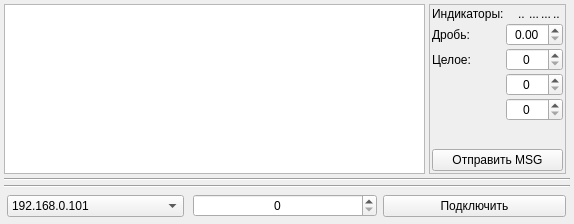
<?xml version="1.0" encoding="UTF-8"?>
<ui version="4.0">
 <class>MainWgt</class>
 <widget class="QWidget" name="MainWgt">
  <property name="geometry">
   <rect>
    <x>0</x>
    <y>0</y>
    <width>574</width>
    <height>224</height>
   </rect>
  </property>
  <property name="windowTitle">
   <string>MainWgt</string>
  </property>
  <layout class="QGridLayout" name="gridLayout_3">
   <property name="leftMargin">
    <number>4</number>
   </property>
   <property name="topMargin">
    <number>4</number>
   </property>
   <property name="rightMargin">
    <number>4</number>
   </property>
   <property name="bottomMargin">
    <number>4</number>
   </property>
   <property name="spacing">
    <number>4</number>
   </property>
   <item row="2" column="0" colspan="3">
    <widget class="Line" name="line">
     <property name="orientation">
      <enum>Qt::Horizontal</enum>
     </property>
    </widget>
   </item>
   <item row="1" column="0" colspan="3">
    <widget class="Line" name="line_2">
     <property name="orientation">
      <enum>Qt::Horizontal</enum>
     </property>
    </widget>
   </item>
   <item row="0" column="0">
    <widget class="QTextEdit" name="Info_textEdit"/>
   </item>
   <item row="0" column="1">
    <widget class="QFrame" name="frame">
     <property name="frameShape">
      <enum>QFrame::StyledPanel</enum>
     </property>
     <property name="frameShadow">
      <enum>QFrame::Raised</enum>
     </property>
     <layout class="QGridLayout" name="gridLayout_4">
      <property name="leftMargin">
       <number>2</number>
      </property>
      <property name="topMargin">
       <number>2</number>
      </property>
      <property name="rightMargin">
       <number>2</number>
      </property>
      <property name="bottomMargin">
       <number>2</number>
      </property>
      <property name="spacing">
       <number>2</number>
      </property>
      <item row="5" column="0">
       <spacer name="verticalSpacer">
        <property name="orientation">
         <enum>Qt::Vertical</enum>
        </property>
        <property name="sizeHint" stdset="0">
         <size>
          <width>20</width>
          <height>40</height>
         </size>
        </property>
       </spacer>
      </item>
      <item row="0" column="0">
       <widget class="QLabel" name="label">
        <property name="text">
         <string>Индикаторы:</string>
        </property>
       </widget>
      </item>
      <item row="0" column="4">
       <widget class="QLabel" name="ind3">
        <property name="maximumSize">
         <size>
          <width>20</width>
          <height>20</height>
         </size>
        </property>
        <property name="text">
         <string>...</string>
        </property>
       </widget>
      </item>
      <item row="0" column="3">
       <widget class="QLabel" name="ind2">
        <property name="maximumSize">
         <size>
          <width>20</width>
          <height>20</height>
         </size>
        </property>
        <property name="text">
         <string>...</string>
        </property>
       </widget>
      </item>
      <item row="4" column="1" colspan="5">
       <widget class="QSpinBox" name="int3_spinBox">
        <property name="alignment">
         <set>Qt::AlignCenter</set>
        </property>
       </widget>
      </item>
      <item row="0" column="5">
       <widget class="QLabel" name="ind4">
        <property name="maximumSize">
         <size>
          <width>20</width>
          <height>20</height>
         </size>
        </property>
        <property name="text">
         <string>..</string>
        </property>
       </widget>
      </item>
      <item row="2" column="1" colspan="5">
       <widget class="QSpinBox" name="int1_spinBox">
        <property name="alignment">
         <set>Qt::AlignCenter</set>
        </property>
       </widget>
      </item>
      <item row="1" column="1" colspan="5">
       <widget class="QDoubleSpinBox" name="num_double">
        <property name="alignment">
         <set>Qt::AlignCenter</set>
        </property>
       </widget>
      </item>
      <item row="3" column="1" colspan="5">
       <widget class="QSpinBox" name="int2_spinBox">
        <property name="alignment">
         <set>Qt::AlignCenter</set>
        </property>
       </widget>
      </item>
      <item row="0" column="2">
       <widget class="QLabel" name="ind1">
        <property name="maximumSize">
         <size>
          <width>20</width>
          <height>20</height>
         </size>
        </property>
        <property name="text">
         <string>..</string>
        </property>
       </widget>
      </item>
      <item row="2" column="0">
       <widget class="QLabel" name="label_6">
        <property name="text">
         <string>Целое:</string>
        </property>
       </widget>
      </item>
      <item row="1" column="0">
       <widget class="QLabel" name="label_3">
        <property name="text">
         <string>Дробь:</string>
        </property>
       </widget>
      </item>
      <item row="6" column="0" colspan="6">
       <widget class="QPushButton" name="btnSendMsg">
        <property name="text">
         <string>Отправить MSG</string>
        </property>
       </widget>
      </item>
     </layout>
    </widget>
   </item>
   <item row="3" column="0" colspan="2">
    <layout class="QGridLayout" name="gridLayout_2">
     <item row="0" column="2">
      <widget class="QPushButton" name="btnReconnect">
       <property name="text">
        <string>Подключить</string>
       </property>
      </widget>
     </item>
     <item row="0" column="0">
      <widget class="QWidget" name="widget" native="true">
       <layout class="QGridLayout" name="gridLayout">
        <property name="leftMargin">
         <number>3</number>
        </property>
        <property name="topMargin">
         <number>3</number>
        </property>
        <property name="rightMargin">
         <number>3</number>
        </property>
        <property name="bottomMargin">
         <number>3</number>
        </property>
        <property name="spacing">
         <number>3</number>
        </property>
        <item row="0" column="0">
         <widget class="QComboBox" name="host_comboBox">
          <item>
           <property name="text">
            <string>192.168.0.101</string>
           </property>
          </item>
          <item>
           <property name="text">
            <string>192.168.0.102</string>
           </property>
          </item>
          <item>
           <property name="text">
            <string>localhost</string>
           </property>
          </item>
         </widget>
        </item>
       </layout>
      </widget>
     </item>
     <item row="0" column="1">
      <widget class="QSpinBox" name="port_spinBox">
       <property name="alignment">
        <set>Qt::AlignCenter</set>
       </property>
      </widget>
     </item>
    </layout>
   </item>
  </layout>
 </widget>
 <layoutdefault spacing="6" margin="11"/>
 <resources/>
 <connections/>
</ui>
